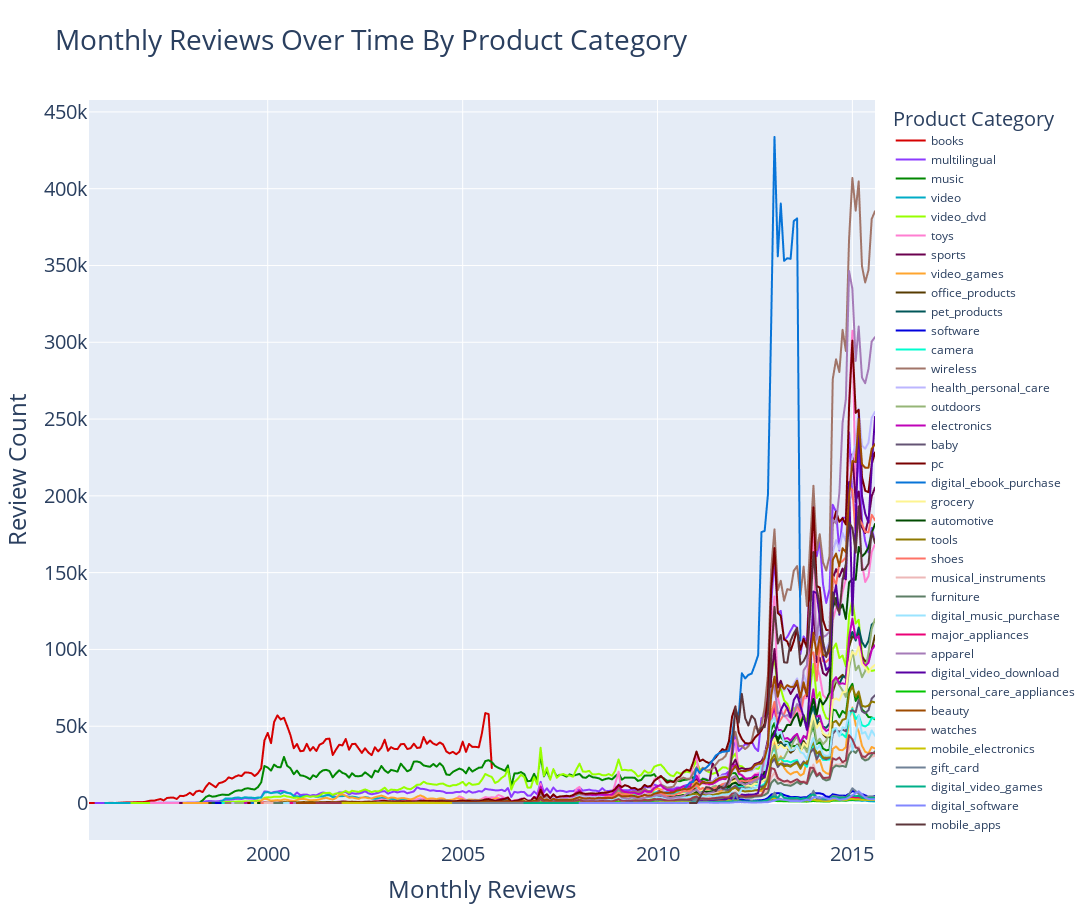

The cell this chart's notebook holds for it:
### Code cell
fig = px.line(
    df.sort_values(by='review_date'), 
    x='review_date', 
    y='count', 
    labels={
        'count':'Review Count',
        'review_date':'Monthly Reviews',
        'product_category':'Product Category'},
    color='product_category',
    color_discrete_sequence=cc.glasbey[:37],
    title='Monthly Reviews Over Time By Product Category',
    width=1200,
    height=920)
fig.update_layout(
    font_family='Open Sans',
    font_size=20,
    legend_font_size=12,
    legend_title_font_size=20
)
fig.show()

### Figure 1 — Plotly figure (JSON) as saved in the notebook; plotly's stock layout.template omitted (floating-point values rounded to 4 significant figures; data arrays with more than 128 entries replaced by an {"elided": "..."} marker saying what was removed)
{"data": [{"hovertemplate": "Product Category=books<br>Monthly Reviews=%{x}<br>Review Count=%{y}<extra></extra>", "legendgroup": "books", "line": {"color": "#d60000", "dash": "solid"}, "marker": {"symbol": "circle"}, "mode": "lines", "name": "books", "showlegend": true, "type": "scattergl", "x": ["1995-06-01T00:00:00", "1995-07-01T00:00:00", "1995-08-01T00:00:00", "1995-09-01T00:00:00", "1995-10-01T00:00:00", "1995-11-01T00:00:00", "1995-12-01T00:00:00", "1996-01-01T00:00:00", "1996-02-01T00:00:00", "1996-05-01T00:00:00", "1996-06-01T00:00:00", "1996-07-01T00:00:00", "1996-08-01T00:00:00", "1996-09-01T00:00:00", "1996-10-01T00:00:00", "1996-11-01T00:00:00", "1996-12-01T00:00:00", "1997-01-01T00:00:00", "1997-02-01T00:00:00", "1997-03-01T00:00:00", "1997-04-01T00:00:00", "1997-05-01T00:00:00", "1997-06-01T00:00:00", "1997-07-01T00:00:00", "1997-08-01T00:00:00", "1997-09-01T00:00:00", "1997-10-01T00:00:00", "1997-11-01T00:00:00", "1997-12-01T00:00:00", "1998-01-01T00:00:00", "1998-02-01T00:00:00", "1998-03-01T00:00:00", "1998-04-01T00:00:00", "1998-05-01T00:00:00", "1998-06-01T00:00:00", "1998-07-01T00:00:00", "1998-08-01T00:00:00", "1998-09-01T00:00:00", "1998-10-01T00:00:00", "1998-11-01T00:00:00", "1998-12-01T00:00:00", "1999-01-01T00:00:00", "1999-02-01T00:00:00", "1999-03-01T00:00:00", "1999-04-01T00:00:00", "1999-05-01T00:00:00", "1999-06-01T00:00:00", "1999-07-01T00:00:00", "1999-08-01T00:00:00", "1999-09-01T00:00:00", "1999-10-01T00:00:00", "1999-11-01T00:00:00", "1999-12-01T00:00:00", "2000-01-01T00:00:00", "2000-02-01T00:00:00", "2000-03-01T00:00:00", "2000-04-01T00:00:00", "2000-05-01T00:00:00", "2000-06-01T00:00:00", "2000-07-01T00:00:00", "2000-08-01T00:00:00", "2000-09-01T00:00:00", "2000-10-01T00:00:00", "2000-11-01T00:00:00", "2000-12-01T00:00:00", "2001-01-01T00:00:00", "2001-02-01T00:00:00", "2001-03-01T00:00:00", "2001-04-01T00:00:00", "2001-05-01T00:00:00", "2001-06-01T00:00:00", "2001-07-01T00:00:00", "2001-08-01T00:00:00", "2001-09-01T00:00:00", "2001-10-01T00:00:00", "2001-11-01T00:00:00", "2001-12-01T00:00:00", "2002-01-01T00:00:00", "2002-02-01T00:00:00", "2002-03-01T00:00:00", "2002-04-01T00:00:00", "2002-05-01T00:00:00", "2002-06-01T00:00:00", "2002-07-01T00:00:00", "2002-08-01T00:00:00", "2002-09-01T00:00:00", "2002-10-01T00:00:00", "2002-11-01T00:00:00", "2002-12-01T00:00:00", "2003-01-01T00:00:00", "2003-02-01T00:00:00", "2003-03-01T00:00:00", "2003-04-01T00:00:00", "2003-05-01T00:00:00", "2003-06-01T00:00:00", "2003-07-01T00:00:00", "2003-08-01T00:00:00", "2003-09-01T00:00:00", "2003-10-01T00:00:00", "2003-11-01T00:00:00", "2003-12-01T00:00:00", "2004-01-01T00:00:00", "2004-02-01T00:00:00", "2004-03-01T00:00:00", "2004-04-01T00:00:00", "2004-05-01T00:00:00", "2004-06-01T00:00:00", "2004-07-01T00:00:00", "2004-08-01T00:00:00", "2004-09-01T00:00:00", "2004-10-01T00:00:00", "2004-11-01T00:00:00", "2004-12-01T00:00:00", "2005-01-01T00:00:00", "2005-02-01T00:00:00", "2005-03-01T00:00:00", "2005-04-01T00:00:00", "2005-05-01T00:00:00", "2005-06-01T00:00:00", "2005-07-01T00:00:00", "2005-08-01T00:00:00", "2005-09-01T00:00:00", "2005-10-01T00:00:00"], "xaxis": "x", "y": [2, 23, 19, 27, 45, 44, 38, 69, 31, 347, 434, 415, 469, 584, 538, 658, 1125, 1571, 1511, 2057, 2584, 1659, 3268, 3489, 3469, 2637, 4671, 4515, 5179, 6701, 5122, 7478, 8000, 7130, 10579, 13085, 11674, 10218, 12928, 13438, 14498, 16702, 15882, 17103, 18017, 17510, 19870, 19810, 19391, 17553, 19371, 22659, 40691, 45617, 38980, 52807, 57053, 54367, 55528, 50151, 44192, 35659, 38416, 33699, 34011, 38542, 34081, 36462, 33859, 38004, 38994, 41646, 41924, 31248, 34685, 37969, 37496, 41653, 34645, 38384, 38503, 35590, 32610, 35652, 32869, 31164, 36292, 33614, 35945, 41209, 33973, 36356, 35221, 35094, 38238, 38509, 35163, 35660, 38632, 35812, 36156, 42948, 38540, 40686, 38639, 37774, 39440, 38093, 33519, 32250, 33345, 31738, 33421, 39960, 33291, 38430, 36568, 36564, 36246, 45622, 58540, 57902, 22782], "yaxis": "y"}, {"hovertemplate": "Product Category=multilingual<br>Monthly Reviews=%{x}<br>Review Count=%{y}<extra></extra>", "legendgroup": "multilingual", "line": {"color": "#8c3bff", "dash": "solid"}, "marker": {"symbol": "circle"}, "mode": "lines", "name": "multilingual", "showlegend": true, "type": "scattergl", "x": {"elided": "236 str values"}, "xaxis": "x", "y": {"elided": "236 int values"}, "yaxis": "y"}, {"hovertemplate": "Product Category=music<br>Monthly Reviews=%{x}<br>Review Count=%{y}<extra></extra>", "legendgroup": "music", "line": {"color": "#018700", "dash": "solid"}, "marker": {"symbol": "circle"}, "mode": "lines", "name": "music", "showlegend": true, "type": "scattergl", "x": {"elided": "229 str values"}, "xaxis": "x", "y": {"elided": "229 int values"}, "yaxis": "y"}, {"hovertemplate": "Product Category=video<br>Monthly Reviews=%{x}<br>Review Count=%{y}<extra></extra>", "legendgroup": "video", "line": {"color": "#00acc6", "dash": "solid"}, "marker": {"symbol": "circle"}, "mode": "lines", "name": "video", "showlegend": true, "type": "scattergl", "x": {"elided": "232 str values"}, "xaxis": "x", "y": {"elided": "232 int values"}, "yaxis": "y"}, {"hovertemplate": "Product Category=video_dvd<br>Monthly Reviews=%{x}<br>Review Count=%{y}<extra></extra>", "legendgroup": "video_dvd", "line": {"color": "#97ff00", "dash": "solid"}, "marker": {"symbol": "circle"}, "mode": "lines", "name": "video_dvd", "showlegend": true, "type": "scattergl", "x": {"elided": "221 str values"}, "xaxis": "x", "y": {"elided": "221 int values"}, "yaxis": "y"}, {"hovertemplate": "Product Category=toys<br>Monthly Reviews=%{x}<br>Review Count=%{y}<extra></extra>", "legendgroup": "toys", "line": {"color": "#ff7ed1", "dash": "solid"}, "marker": {"symbol": "circle"}, "mode": "lines", "name": "toys", "showlegend": true, "type": "scattergl", "x": {"elided": "204 str values"}, "xaxis": "x", "y": {"elided": "204 int values"}, "yaxis": "y"}, {"hovertemplate": "Product Category=sports<br>Monthly Reviews=%{x}<br>Review Count=%{y}<extra></extra>", "legendgroup": "sports", "line": {"color": "#6b004f", "dash": "solid"}, "marker": {"symbol": "circle"}, "mode": "lines", "name": "sports", "showlegend": true, "type": "scattergl", "x": {"elided": "197 str values"}, "xaxis": "x", "y": {"elided": "197 int values"}, "yaxis": "y"}, {"hovertemplate": "Product Category=video_games<br>Monthly Reviews=%{x}<br>Review Count=%{y}<extra></extra>", "legendgroup": "video_games", "line": {"color": "#ffa52f", "dash": "solid"}, "marker": {"symbol": "circle"}, "mode": "lines", "name": "video_games", "showlegend": true, "type": "scattergl", "x": {"elided": "204 str values"}, "xaxis": "x", "y": {"elided": "204 int values"}, "yaxis": "y"}, {"hovertemplate": "Product Category=office_products<br>Monthly Reviews=%{x}<br>Review Count=%{y}<extra></extra>", "legendgroup": "office_products", "line": {"color": "#573b00", "dash": "solid"}, "marker": {"symbol": "circle"}, "mode": "lines", "name": "office_products", "showlegend": true, "type": "scattergl", "x": {"elided": "201 str values"}, "xaxis": "x", "y": {"elided": "201 int values"}, "yaxis": "y"}, {"hovertemplate": "Product Category=pet_products<br>Monthly Reviews=%{x}<br>Review Count=%{y}<extra></extra>", "legendgroup": "pet_products", "line": {"color": "#005659", "dash": "solid"}, "marker": {"symbol": "circle"}, "mode": "lines", "name": "pet_products", "showlegend": true, "type": "scattergl", "x": {"elided": "194 str values"}, "xaxis": "x", "y": {"elided": "194 int values"}, "yaxis": "y"}, {"hovertemplate": "Product Category=software<br>Monthly Reviews=%{x}<br>Review Count=%{y}<extra></extra>", "legendgroup": "software", "line": {"color": "#0000dd", "dash": "solid"}, "marker": {"symbol": "circle"}, "mode": "lines", "name": "software", "showlegend": true, "type": "scattergl", "x": {"elided": "196 str values"}, "xaxis": "x", "y": {"elided": "196 int values"}, "yaxis": "y"}, {"hovertemplate": "Product Category=camera<br>Monthly Reviews=%{x}<br>Review Count=%{y}<extra></extra>", "legendgroup": "camera", "line": {"color": "#00fdcf", "dash": "solid"}, "marker": {"symbol": "circle"}, "mode": "lines", "name": "camera", "showlegend": true, "type": "scattergl", "x": {"elided": "198 str values"}, "xaxis": "x", "y": {"elided": "198 int values"}, "yaxis": "y"}, {"hovertemplate": "Product Category=wireless<br>Monthly Reviews=%{x}<br>Review Count=%{y}<extra></extra>", "legendgroup": "wireless", "line": {"color": "#a17569", "dash": "solid"}, "marker": {"symbol": "circle"}, "mode": "lines", "name": "wireless", "showlegend": true, "type": "scattergl", "x": {"elided": "196 str values"}, "xaxis": "x", "y": {"elided": "196 int values"}, "yaxis": "y"}, {"hovertemplate": "Product Category=health_personal_care<br>Monthly Reviews=%{x}<br>Review Count=%{y}<extra></extra>", "legendgroup": "health_personal_care", "line": {"color": "#bcb6ff", "dash": "solid"}, "marker": {"symbol": "circle"}, "mode": "lines", "name": "health_personal_care", "showlegend": true, "type": "scattergl", "x": {"elided": "192 str values"}, "xaxis": "x", "y": {"elided": "192 int values"}, "yaxis": "y"}, {"hovertemplate": "Product Category=outdoors<br>Monthly Reviews=%{x}<br>Review Count=%{y}<extra></extra>", "legendgroup": "outdoors", "line": {"color": "#95b577", "dash": "solid"}, "marker": {"symbol": "circle"}, "mode": "lines", "name": "outdoors", "showlegend": true, "type": "scattergl", "x": {"elided": "185 str values"}, "xaxis": "x", "y": {"elided": "185 int values"}, "yaxis": "y"}, {"hovertemplate": "Product Category=electronics<br>Monthly Reviews=%{x}<br>Review Count=%{y}<extra></extra>", "legendgroup": "electronics", "line": {"color": "#bf03b8", "dash": "solid"}, "marker": {"symbol": "circle"}, "mode": "lines", "name": "electronics", "showlegend": true, "type": "scattergl", "x": {"elided": "195 str values"}, "xaxis": "x", "y": {"elided": "195 int values"}, "yaxis": "y"}, {"hovertemplate": "Product Category=baby<br>Monthly Reviews=%{x}<br>Review Count=%{y}<extra></extra>", "legendgroup": "baby", "line": {"color": "#645474", "dash": "solid"}, "marker": {"symbol": "circle"}, "mode": "lines", "name": "baby", "showlegend": true, "type": "scattergl", "x": {"elided": "194 str values"}, "xaxis": "x", "y": {"elided": "194 int values"}, "yaxis": "y"}, {"hovertemplate": "Product Category=pc<br>Monthly Reviews=%{x}<br>Review Count=%{y}<extra></extra>", "legendgroup": "pc", "line": {"color": "#790000", "dash": "solid"}, "marker": {"symbol": "circle"}, "mode": "lines", "name": "pc", "showlegend": true, "type": "scattergl", "x": {"elided": "194 str values"}, "xaxis": "x", "y": {"elided": "194 int values"}, "yaxis": "y"}, {"hovertemplate": "Product Category=digital_ebook_purchase<br>Monthly Reviews=%{x}<br>Review Count=%{y}<extra></extra>", "legendgroup": "digital_ebook_purchase", "line": {"color": "#0774d8", "dash": "solid"}, "marker": {"symbol": "circle"}, "mode": "lines", "name": "digital_ebook_purchase", "showlegend": true, "type": "scattergl", "x": ["1999-08-01T00:00:00", "1999-10-01T00:00:00", "2000-02-01T00:00:00", "2000-05-01T00:00:00", "2000-06-01T00:00:00", "2000-08-01T00:00:00", "2000-09-01T00:00:00", "2001-03-01T00:00:00", "2001-04-01T00:00:00", "2001-06-01T00:00:00", "2001-07-01T00:00:00", "2001-09-01T00:00:00", "2001-10-01T00:00:00", "2001-11-01T00:00:00", "2002-02-01T00:00:00", "2002-04-01T00:00:00", "2002-05-01T00:00:00", "2003-02-01T00:00:00", "2003-07-01T00:00:00", "2004-01-01T00:00:00", "2004-02-01T00:00:00", "2004-04-01T00:00:00", "2004-06-01T00:00:00", "2004-08-01T00:00:00", "2004-11-01T00:00:00", "2004-12-01T00:00:00", "2005-01-01T00:00:00", "2005-03-01T00:00:00", "2005-04-01T00:00:00", "2005-05-01T00:00:00", "2005-07-01T00:00:00", "2005-08-01T00:00:00", "2005-09-01T00:00:00", "2005-10-01T00:00:00", "2005-11-01T00:00:00", "2005-12-01T00:00:00", "2006-01-01T00:00:00", "2006-02-01T00:00:00", "2006-05-01T00:00:00", "2006-06-01T00:00:00", "2006-07-01T00:00:00", "2006-08-01T00:00:00", "2006-09-01T00:00:00", "2006-11-01T00:00:00", "2006-12-01T00:00:00", "2007-01-01T00:00:00", "2007-02-01T00:00:00", "2007-03-01T00:00:00", "2007-04-01T00:00:00", "2007-05-01T00:00:00", "2007-06-01T00:00:00", "2007-07-01T00:00:00", "2007-08-01T00:00:00", "2007-09-01T00:00:00", "2007-10-01T00:00:00", "2007-11-01T00:00:00", "2007-12-01T00:00:00", "2008-01-01T00:00:00", "2008-02-01T00:00:00", "2008-03-01T00:00:00", "2008-04-01T00:00:00", "2008-05-01T00:00:00", "2008-06-01T00:00:00", "2008-07-01T00:00:00", "2008-08-01T00:00:00", "2008-09-01T00:00:00", "2008-10-01T00:00:00", "2008-11-01T00:00:00", "2008-12-01T00:00:00", "2009-01-01T00:00:00", "2009-02-01T00:00:00", "2009-03-01T00:00:00", "2009-04-01T00:00:00", "2009-05-01T00:00:00", "2009-06-01T00:00:00", "2009-07-01T00:00:00", "2009-08-01T00:00:00", "2009-09-01T00:00:00", "2009-10-01T00:00:00", "2009-11-01T00:00:00", "2009-12-01T00:00:00", "2010-01-01T00:00:00", "2010-02-01T00:00:00", "2010-03-01T00:00:00", "2010-04-01T00:00:00", "2010-05-01T00:00:00", "2010-06-01T00:00:00", "2010-07-01T00:00:00", "2010-08-01T00:00:00", "2010-09-01T00:00:00", "2010-10-01T00:00:00", "2010-11-01T00:00:00", "2010-12-01T00:00:00", "2011-01-01T00:00:00", "2011-02-01T00:00:00", "2011-03-01T00:00:00", "2011-04-01T00:00:00", "2011-05-01T00:00:00", "2011-06-01T00:00:00", "2011-07-01T00:00:00", "2011-08-01T00:00:00", "2011-09-01T00:00:00", "2011-10-01T00:00:00", "2011-11-01T00:00:00", "2011-12-01T00:00:00", "2012-01-01T00:00:00", "2012-02-01T00:00:00", "2012-03-01T00:00:00", "2012-04-01T00:00:00", "2012-05-01T00:00:00", "2012-06-01T00:00:00", "2012-07-01T00:00:00", "2012-08-01T00:00:00", "2012-09-01T00:00:00", "2012-10-01T00:00:00", "2012-11-01T00:00:00", "2012-12-01T00:00:00", "2013-01-01T00:00:00", "2013-02-01T00:00:00", "2013-03-01T00:00:00", "2013-04-01T00:00:00", "2013-05-01T00:00:00", "2013-06-01T00:00:00", "2013-07-01T00:00:00", "2013-08-01T00:00:00", "2013-09-01T00:00:00"], "xaxis": "x", "y": [1, 1, 1, 1, 2, 1, 1, 1, 1, 1, 2, 1, 1, 1, 1, 1, 1, 1, 1, 1, 3, 2, 1, 4, 1, 1, 1, 2, 1, 1, 3, 3, 2, 4, 1, 1, 8, 4, 1, 5, 1, 9, 2, 4, 1, 7, 3, 3, 5, 3, 5, 4, 15, 8, 7, 134, 313, 436, 517, 513, 782, 873, 852, 938, 966, 811, 826, 1031, 1062, 1258, 1413, 2405, 2331, 2734, 2887, 2958, 2827, 2554, 2806, 2906, 4029, 6157, 5483, 6719, 6976, 6449, 6768, 8143, 8570, 8879, 10871, 13350, 13773, 22492, 19462, 22028, 22883, 24981, 27700, 30932, 32404, 33307, 33559, 33874, 43595, 60783, 56493, 84494, 81117, 83409, 84277, 89832, 96320, 176406, 177155, 201063, 312239, 433665, 355977, 390340, 353029, 354719, 354344, 378920, 380663, 105783], "yaxis": "y"}, {"hovertemplate": "Product Category=grocery<br>Monthly Reviews=%{x}<br>Review Count=%{y}<extra></extra>", "legendgroup": "grocery", "line": {"color": "#fdf490", "dash": "solid"}, "marker": {"symbol": "circle"}, "mode": "lines", "name": "grocery", "showlegend": true, "type": "scattergl", "x": {"elided": "170 str values"}, "xaxis": "x", "y": {"elided": "170 int values"}, "yaxis": "y"}, {"hovertemplate": "Product Category=automotive<br>Monthly Reviews=%{x}<br>Review Count=%{y}<extra></extra>", "legendgroup": "automotive", "line": {"color": "#004b00", "dash": "solid"}, "marker": {"symbol": "circle"}, "mode": "lines", "name": "automotive", "showlegend": true, "type": "scattergl", "x": {"elided": "188 str values"}, "xaxis": "x", "y": {"elided": "188 int values"}, "yaxis": "y"}, {"hovertemplate": "Product Category=tools<br>Monthly Reviews=%{x}<br>Review Count=%{y}<extra></extra>", "legendgroup": "tools", "line": {"color": "#8e7900", "dash": "solid"}, "marker": {"symbol": "circle"}, "mode": "lines", "name": "tools", "showlegend": true, "type": "scattergl", "x": {"elided": "190 str values"}, "xaxis": "x", "y": {"elided": "190 int values"}, "yaxis": "y"}, {"hovertemplate": "Product Category=shoes<br>Monthly Reviews=%{x}<br>Review Count=%{y}<extra></extra>", "legendgroup": "shoes", "line": {"color": "#ff7266", "dash": "solid"}, "marker": {"symbol": "circle"}, "mode": "lines", "name": "shoes", "showlegend": true, "type": "scattergl", "x": {"elided": "162 str values"}, "xaxis": "x", "y": {"elided": "162 int values"}, "yaxis": "y"}, {"hovertemplate": "Product Category=musical_instruments<br>Monthly Reviews=%{x}<br>Review Count=%{y}<extra></extra>", "legendgroup": "musical_instruments", "line": {"color": "#edb8b8", "dash": "solid"}, "marker": {"symbol": "circle"}, "mode": "lines", "name": "musical_instruments", "showlegend": true, "type": "scattergl", "x": {"elided": "187 str values"}, "xaxis": "x", "y": {"elided": "187 int values"}, "yaxis": "y"}, {"hovertemplate": "Product Category=furniture<br>Monthly Reviews=%{x}<br>Review Count=%{y}<extra></extra>", "legendgroup": "furniture", "line": {"color": "#5d7e66", "dash": "solid"}, "marker": {"symbol": "circle"}, "mode": "lines", "name": "furniture", "showlegend": true, "type": "scattergl", "x": {"elided": "178 str values"}, "xaxis": "x", "y": {"elided": "178 int values"}, "yaxis": "y"}, {"hovertemplate": "Product Category=digital_music_purchase<br>Monthly Reviews=%{x}<br>Review Count=%{y}<extra></extra>", "legendgroup": "digital_music_purchase", "line": {"color": "#9ae4ff", "dash": "solid"}, "marker": {"symbol": "circle"}, "mode": "lines", "name": "digital_music_purchase", "showlegend": true, "type": "scattergl", "x": {"elided": "135 str values"}, "xaxis": "x", "y": {"elided": "135 int values"}, "yaxis": "y"}, {"hovertemplate": "Product Category=major_appliances<br>Monthly Reviews=%{x}<br>Review Count=%{y}<extra></extra>", "legendgroup": "major_appliances", "line": {"color": "#eb0077", "dash": "solid"}, "marker": {"symbol": "circle"}, "mode": "lines", "name": "major_appliances", "showlegend": true, "type": "scattergl", "x": {"elided": "161 str values"}, "xaxis": "x", "y": {"elided": "161 int values"}, "yaxis": "y"}, {"hovertemplate": "Product Category=apparel<br>Monthly Reviews=%{x}<br>Review Count=%{y}<extra></extra>", "legendgroup": "apparel", "line": {"color": "#a57bb8", "dash": "solid"}, "marker": {"symbol": "circle"}, "mode": "lines", "name": "apparel", "showlegend": true, "type": "scattergl", "x": {"elided": "168 str values"}, "xaxis": "x", "y": {"elided": "168 int values"}, "yaxis": "y"}, {"hovertemplate": "Product Category=digital_video_download<br>Monthly Reviews=%{x}<br>Review Count=%{y}<extra></extra>", "legendgroup": "digital_video_download", "line": {"color": "#5900a3", "dash": "solid"}, "marker": {"symbol": "circle"}, "mode": "lines", "name": "digital_video_download", "showlegend": true, "type": "scattergl", "x": {"elided": "135 str values"}, "xaxis": "x", "y": {"elided": "135 int values"}, "yaxis": "y"}, {"hovertemplate": "Product Category=personal_care_appliances<br>Monthly Reviews=%{x}<br>Review Count=%{y}<extra></extra>", "legendgroup": "personal_care_appliances", "line": {"color": "#03c600", "dash": "solid"}, "marker": {"symbol": "circle"}, "mode": "lines", "name": "personal_care_appliances", "showlegend": true, "type": "scattergl", "x": {"elided": "179 str values"}, "xaxis": "x", "y": {"elided": "179 int values"}, "yaxis": "y"}, {"hovertemplate": "Product Category=beauty<br>Monthly Reviews=%{x}<br>Review Count=%{y}<extra></extra>", "legendgroup": "beauty", "line": {"color": "#9e4b00", "dash": "solid"}, "marker": {"symbol": "circle"}, "mode": "lines", "name": "beauty", "showlegend": true, "type": "scattergl", "x": {"elided": "179 str values"}, "xaxis": "x", "y": {"elided": "179 int values"}, "yaxis": "y"}, {"hovertemplate": "Product Category=watches<br>Monthly Reviews=%{x}<br>Review Count=%{y}<extra></extra>", "legendgroup": "watches", "line": {"color": "#9c3b4f", "dash": "solid"}, "marker": {"symbol": "circle"}, "mode": "lines", "name": "watches", "showlegend": true, "type": "scattergl", "x": {"elided": "163 str values"}, "xaxis": "x", "y": {"elided": "163 int values"}, "yaxis": "y"}, {"hovertemplate": "Product Category=mobile_electronics<br>Monthly Reviews=%{x}<br>Review Count=%{y}<extra></extra>", "legendgroup": "mobile_electronics", "line": {"color": "#cac300", "dash": "solid"}, "marker": {"symbol": "circle"}, "mode": "lines", "name": "mobile_electronics", "showlegend": true, "type": "scattergl", "x": {"elided": "163 str values"}, "xaxis": "x", "y": {"elided": "163 int values"}, "yaxis": "y"}, {"hovertemplate": "Product Category=gift_card<br>Monthly Reviews=%{x}<br>Review Count=%{y}<extra></extra>", "legendgroup": "gift_card", "line": {"color": "#708297", "dash": "solid"}, "marker": {"symbol": "circle"}, "mode": "lines", "name": "gift_card", "showlegend": true, "type": "scattergl", "x": ["2004-10-01T00:00:00", "2004-11-01T00:00:00", "2004-12-01T00:00:00", "2005-01-01T00:00:00", "2005-02-01T00:00:00", "2005-03-01T00:00:00", "2005-04-01T00:00:00", "2005-05-01T00:00:00", "2005-07-01T00:00:00", "2005-08-01T00:00:00", "2005-09-01T00:00:00", "2005-10-01T00:00:00", "2005-12-01T00:00:00", "2006-01-01T00:00:00", "2006-05-01T00:00:00", "2006-09-01T00:00:00", "2006-10-01T00:00:00", "2006-12-01T00:00:00", "2007-01-01T00:00:00", "2007-02-01T00:00:00", "2007-03-01T00:00:00", "2007-04-01T00:00:00", "2007-07-01T00:00:00", "2007-08-01T00:00:00", "2007-09-01T00:00:00", "2007-11-01T00:00:00", "2007-12-01T00:00:00", "2008-04-01T00:00:00", "2008-07-01T00:00:00", "2008-08-01T00:00:00", "2008-10-01T00:00:00", "2008-12-01T00:00:00", "2009-01-01T00:00:00", "2009-02-01T00:00:00", "2009-03-01T00:00:00", "2009-04-01T00:00:00", "2009-05-01T00:00:00", "2009-06-01T00:00:00", "2009-07-01T00:00:00", "2009-08-01T00:00:00", "2009-09-01T00:00:00", "2009-10-01T00:00:00", "2009-11-01T00:00:00", "2009-12-01T00:00:00", "2010-01-01T00:00:00", "2010-02-01T00:00:00", "2010-03-01T00:00:00", "2010-04-01T00:00:00", "2010-05-01T00:00:00", "2010-06-01T00:00:00", "2010-07-01T00:00:00", "2010-08-01T00:00:00", "2010-09-01T00:00:00", "2010-10-01T00:00:00", "2010-11-01T00:00:00", "2010-12-01T00:00:00", "2011-01-01T00:00:00", "2011-02-01T00:00:00", "2011-03-01T00:00:00", "2011-04-01T00:00:00", "2011-05-01T00:00:00", "2011-06-01T00:00:00", "2011-07-01T00:00:00", "2011-08-01T00:00:00", "2011-09-01T00:00:00", "2011-10-01T00:00:00", "2011-11-01T00:00:00", "2011-12-01T00:00:00", "2012-01-01T00:00:00", "2012-02-01T00:00:00", "2012-03-01T00:00:00", "2012-04-01T00:00:00", "2012-05-01T00:00:00", "2012-06-01T00:00:00", "2012-07-01T00:00:00", "2012-08-01T00:00:00", "2012-09-01T00:00:00", "2012-10-01T00:00:00", "2012-11-01T00:00:00", "2012-12-01T00:00:00", "2013-01-01T00:00:00", "2013-02-01T00:00:00", "2013-03-01T00:00:00", "2013-04-01T00:00:00", "2013-05-01T00:00:00", "2013-06-01T00:00:00", "2013-07-01T00:00:00", "2013-08-01T00:00:00", "2013-09-01T00:00:00", "2013-10-01T00:00:00", "2013-11-01T00:00:00", "2013-12-01T00:00:00", "2014-01-01T00:00:00", "2014-02-01T00:00:00", "2014-03-01T00:00:00", "2014-04-01T00:00:00", "2014-05-01T00:00:00", "2014-06-01T00:00:00", "2014-07-01T00:00:00", "2014-08-01T00:00:00", "2014-09-01T00:00:00", "2014-10-01T00:00:00", "2014-11-01T00:00:00", "2014-12-01T00:00:00", "2015-01-01T00:00:00", "2015-02-01T00:00:00", "2015-03-01T00:00:00", "2015-04-01T00:00:00", "2015-05-01T00:00:00", "2015-06-01T00:00:00", "2015-07-01T00:00:00", "2015-08-01T00:00:00"], "xaxis": "x", "y": [1, 2, 1, 2, 4, 1, 4, 1, 5, 1, 4, 4, 3, 2, 2, 1, 1, 1, 5, 4, 4, 1, 1, 1, 2, 1, 1, 2, 1, 1, 1, 18, 38, 6, 7, 4, 9, 10, 2, 8, 7, 5, 4, 31, 28, 29, 5, 3, 8, 10, 10, 11, 6, 25, 250, 983, 2407, 466, 490, 365, 420, 449, 225, 182, 196, 214, 210, 483, 6489, 1114, 520, 394, 397, 1679, 505, 503, 712, 866, 1154, 3180, 6767, 2739, 2623, 1998, 2067, 2494, 2521, 2359, 1871, 2296, 1766, 3197, 8005, 2921, 2862, 2184, 2138, 2517, 4695, 4439, 4000, 4143, 3558, 5724, 9610, 7664, 5990, 4155, 3933, 4281, 4346, 4021], "yaxis": "y"}, {"hovertemplate": "Product Category=digital_video_games<br>Monthly Reviews=%{x}<br>Review Count=%{y}<extra></extra>", "legendgroup": "digital_video_games", "line": {"color": "#00af89", "dash": "solid"}, "marker": {"symbol": "circle"}, "mode": "lines", "name": "digital_video_games", "showlegend": true, "type": "scattergl", "x": ["2006-08-01T00:00:00", "2008-09-01T00:00:00", "2008-12-01T00:00:00", "2009-01-01T00:00:00", "2009-02-01T00:00:00", "2009-03-01T00:00:00", "2009-04-01T00:00:00", "2009-05-01T00:00:00", "2009-06-01T00:00:00", "2009-07-01T00:00:00", "2009-08-01T00:00:00", "2009-09-01T00:00:00", "2009-10-01T00:00:00", "2009-11-01T00:00:00", "2009-12-01T00:00:00", "2010-01-01T00:00:00", "2010-02-01T00:00:00", "2010-03-01T00:00:00", "2010-04-01T00:00:00", "2010-05-01T00:00:00", "2010-06-01T00:00:00", "2010-07-01T00:00:00", "2010-08-01T00:00:00", "2010-09-01T00:00:00", "2010-10-01T00:00:00", "2010-11-01T00:00:00", "2010-12-01T00:00:00", "2011-01-01T00:00:00", "2011-02-01T00:00:00", "2011-03-01T00:00:00", "2011-04-01T00:00:00", "2011-05-01T00:00:00", "2011-06-01T00:00:00", "2011-07-01T00:00:00", "2011-08-01T00:00:00", "2011-09-01T00:00:00", "2011-10-01T00:00:00", "2011-11-01T00:00:00", "2011-12-01T00:00:00", "2012-01-01T00:00:00", "2012-02-01T00:00:00", "2012-03-01T00:00:00", "2012-04-01T00:00:00", "2012-05-01T00:00:00", "2012-06-01T00:00:00", "2012-07-01T00:00:00", "2012-08-01T00:00:00", "2012-09-01T00:00:00", "2012-10-01T00:00:00", "2012-11-01T00:00:00", "2012-12-01T00:00:00", "2013-01-01T00:00:00", "2013-02-01T00:00:00", "2013-03-01T00:00:00", "2013-04-01T00:00:00", "2013-05-01T00:00:00", "2013-06-01T00:00:00", "2013-07-01T00:00:00", "2013-08-01T00:00:00", "2013-09-01T00:00:00", "2013-10-01T00:00:00", "2013-11-01T00:00:00", "2013-12-01T00:00:00", "2014-01-01T00:00:00", "2014-02-01T00:00:00", "2014-03-01T00:00:00", "2014-04-01T00:00:00", "2014-05-01T00:00:00", "2014-06-01T00:00:00", "2014-07-01T00:00:00", "2014-08-01T00:00:00", "2014-09-01T00:00:00", "2014-10-01T00:00:00", "2014-11-01T00:00:00", "2014-12-01T00:00:00", "2015-01-01T00:00:00", "2015-02-01T00:00:00", "2015-03-01T00:00:00", "2015-04-01T00:00:00", "2015-05-01T00:00:00", "2015-06-01T00:00:00", "2015-07-01T00:00:00", "2015-08-01T00:00:00"], "xaxis": "x", "y": [1, 2, 3, 1, 111, 76, 187, 194, 107, 113, 145, 137, 153, 164, 173, 233, 155, 165, 170, 162, 154, 164, 193, 201, 252, 267, 435, 523, 423, 501, 464, 595, 572, 557, 605, 670, 797, 897, 1040, 1037, 967, 1036, 1026, 1000, 855, 1248, 1039, 1095, 1392, 2212, 3717, 4345, 3224, 6039, 3307, 3103, 3215, 3131, 3490, 2536, 3109, 2830, 4936, 5490, 3678, 3799, 2884, 2644, 2695, 3972, 3631, 3407, 3559, 3250, 4745, 4788, 4439, 4680, 3402, 2991, 3128, 3432, 3166], "yaxis": "y"}, {"hovertemplate": "Product Category=digital_software<br>Monthly Reviews=%{x}<br>Review Count=%{y}<extra></extra>", "legendgroup": "digital_software", "line": {"color": "#8287ff", "dash": "solid"}, "marker": {"symbol": "circle"}, "mode": "lines", "name": "digital_software", "showlegend": true, "type": "scattergl", "x": ["2008-01-01T00:00:00", "2008-02-01T00:00:00", "2008-03-01T00:00:00", "2008-04-01T00:00:00", "2008-09-01T00:00:00", "2008-12-01T00:00:00", "2009-01-01T00:00:00", "2009-02-01T00:00:00", "2009-03-01T00:00:00", "2009-04-01T00:00:00", "2009-05-01T00:00:00", "2009-06-01T00:00:00", "2009-07-01T00:00:00", "2009-08-01T00:00:00", "2009-09-01T00:00:00", "2009-10-01T00:00:00", "2009-11-01T00:00:00", "2009-12-01T00:00:00", "2010-01-01T00:00:00", "2010-02-01T00:00:00", "2010-03-01T00:00:00", "2010-04-01T00:00:00", "2010-05-01T00:00:00", "2010-06-01T00:00:00", "2010-07-01T00:00:00", "2010-08-01T00:00:00", "2010-09-01T00:00:00", "2010-10-01T00:00:00", "2010-11-01T00:00:00", "2010-12-01T00:00:00", "2011-01-01T00:00:00", "2011-02-01T00:00:00", "2011-03-01T00:00:00", "2011-04-01T00:00:00", "2011-05-01T00:00:00", "2011-06-01T00:00:00", "2011-07-01T00:00:00", "2011-08-01T00:00:00", "2011-09-01T00:00:00", "2011-10-01T00:00:00", "2011-11-01T00:00:00", "2011-12-01T00:00:00", "2012-01-01T00:00:00", "2012-02-01T00:00:00", "2012-03-01T00:00:00", "2012-04-01T00:00:00", "2012-05-01T00:00:00", "2012-06-01T00:00:00", "2012-07-01T00:00:00", "2012-08-01T00:00:00", "2012-09-01T00:00:00", "2012-10-01T00:00:00", "2012-11-01T00:00:00", "2012-12-01T00:00:00", "2013-01-01T00:00:00", "2013-02-01T00:00:00", "2013-03-01T00:00:00", "2013-04-01T00:00:00", "2013-05-01T00:00:00", "2013-06-01T00:00:00", "2013-07-01T00:00:00", "2013-08-01T00:00:00", "2013-09-01T00:00:00", "2013-10-01T00:00:00", "2013-11-01T00:00:00", "2013-12-01T00:00:00", "2014-01-01T00:00:00", "2014-02-01T00:00:00", "2014-03-01T00:00:00", "2014-04-01T00:00:00", "2014-05-01T00:00:00", "2014-06-01T00:00:00", "2014-07-01T00:00:00", "2014-08-01T00:00:00", "2014-09-01T00:00:00", "2014-10-01T00:00:00", "2014-11-01T00:00:00", "2014-12-01T00:00:00", "2015-01-01T00:00:00", "2015-02-01T00:00:00", "2015-03-01T00:00:00", "2015-04-01T00:00:00", "2015-05-01T00:00:00", "2015-06-01T00:00:00", "2015-07-01T00:00:00", "2015-08-01T00:00:00"], "xaxis": "x", "y": [1, 9, 10, 4, 1, 5, 29, 53, 36, 56, 1, 5, 3, 11, 10, 17, 25, 46, 122, 132, 92, 88, 117, 36, 44, 56, 70, 76, 127, 105, 163, 232, 292, 285, 190, 128, 106, 129, 148, 185, 191, 263, 481, 549, 527, 501, 341, 259, 240, 297, 351, 482, 534, 1040, 1578, 2299, 2344, 2116, 1802, 1275, 1261, 1322, 1125, 1566, 2240, 1525, 3689, 3912, 3330, 3708, 3083, 2415, 3096, 2921, 2041, 2335, 2562, 3653, 5064, 6363, 7667, 5545, 3510, 2519, 2438, 2479], "yaxis": "y"}, {"hovertemplate": "Product Category=mobile_apps<br>Monthly Reviews=%{x}<br>Review Count=%{y}<extra></extra>", "legendgroup": "mobile_apps", "line": {"color": "#5d363b", "dash": "solid"}, "marker": {"symbol": "circle"}, "mode": "lines", "name": "mobile_apps", "showlegend": true, "type": "scattergl", "x": ["2010-11-01T00:00:00", "2011-01-01T00:00:00", "2011-03-01T00:00:00", "2011-04-01T00:00:00", "2011-05-01T00:00:00", "2011-06-01T00:00:00", "2011-07-01T00:00:00", "2011-08-01T00:00:00", "2011-09-01T00:00:00", "2011-10-01T00:00:00", "2011-11-01T00:00:00", "2011-12-01T00:00:00", "2012-01-01T00:00:00", "2012-02-01T00:00:00", "2012-03-01T00:00:00", "2012-04-01T00:00:00", "2012-05-01T00:00:00", "2012-06-01T00:00:00", "2012-07-01T00:00:00", "2012-08-01T00:00:00", "2012-09-01T00:00:00", "2012-10-01T00:00:00", "2012-11-01T00:00:00", "2012-12-01T00:00:00", "2013-01-01T00:00:00", "2013-02-01T00:00:00", "2013-03-01T00:00:00", "2013-04-01T00:00:00", "2013-05-01T00:00:00", "2013-06-01T00:00:00", "2013-07-01T00:00:00", "2013-08-01T00:00:00", "2013-09-01T00:00:00", "2013-10-01T00:00:00", "2013-11-01T00:00:00", "2013-12-01T00:00:00", "2014-01-01T00:00:00", "2014-02-01T00:00:00", "2014-03-01T00:00:00", "2014-04-01T00:00:00", "2014-05-01T00:00:00", "2014-06-01T00:00:00", "2014-07-01T00:00:00", "2014-08-01T00:00:00", "2014-09-01T00:00:00", "2014-10-01T00:00:00", "2014-11-01T00:00:00", "2014-12-01T00:00:00", "2015-01-01T00:00:00", "2015-02-01T00:00:00", "2015-03-01T00:00:00", "2015-04-01T00:00:00", "2015-05-01T00:00:00", "2015-06-01T00:00:00", "2015-07-01T00:00:00", "2015-08-01T00:00:00"], "xaxis": "x", "y": [8, 1, 6895, 10316, 10080, 8910, 7714, 11206, 9673, 10349, 15339, 32832, 62389, 52363, 71052, 55367, 50456, 56843, 54555, 45748, 49013, 49370, 60240, 94663, 127651, 103840, 109372, 91589, 91370, 105657, 110446, 114062, 90171, 92445, 96966, 124168, 163376, 139246, 129657, 104993, 95050, 103369, 137236, 129048, 123659, 145029, 155810, 182651, 179153, 163017, 193183, 151702, 152284, 155907, 176649, 169238], "yaxis": "y"}], "layout": {"font": {"family": "Open Sans", "size": 20}, "height": 920, "legend": {"font": {"size": 12}, "title": {"font": {"size": 20}, "text": "Product Category"}, "tracegroupgap": 0}, "title": {"text": "Monthly Reviews Over Time By Product Category"}, "width": 1200, "xaxis": {"anchor": "y", "domain": [0, 1], "title": {"text": "Monthly Reviews"}}, "yaxis": {"anchor": "x", "domain": [0, 1], "title": {"text": "Review Count"}}}}
